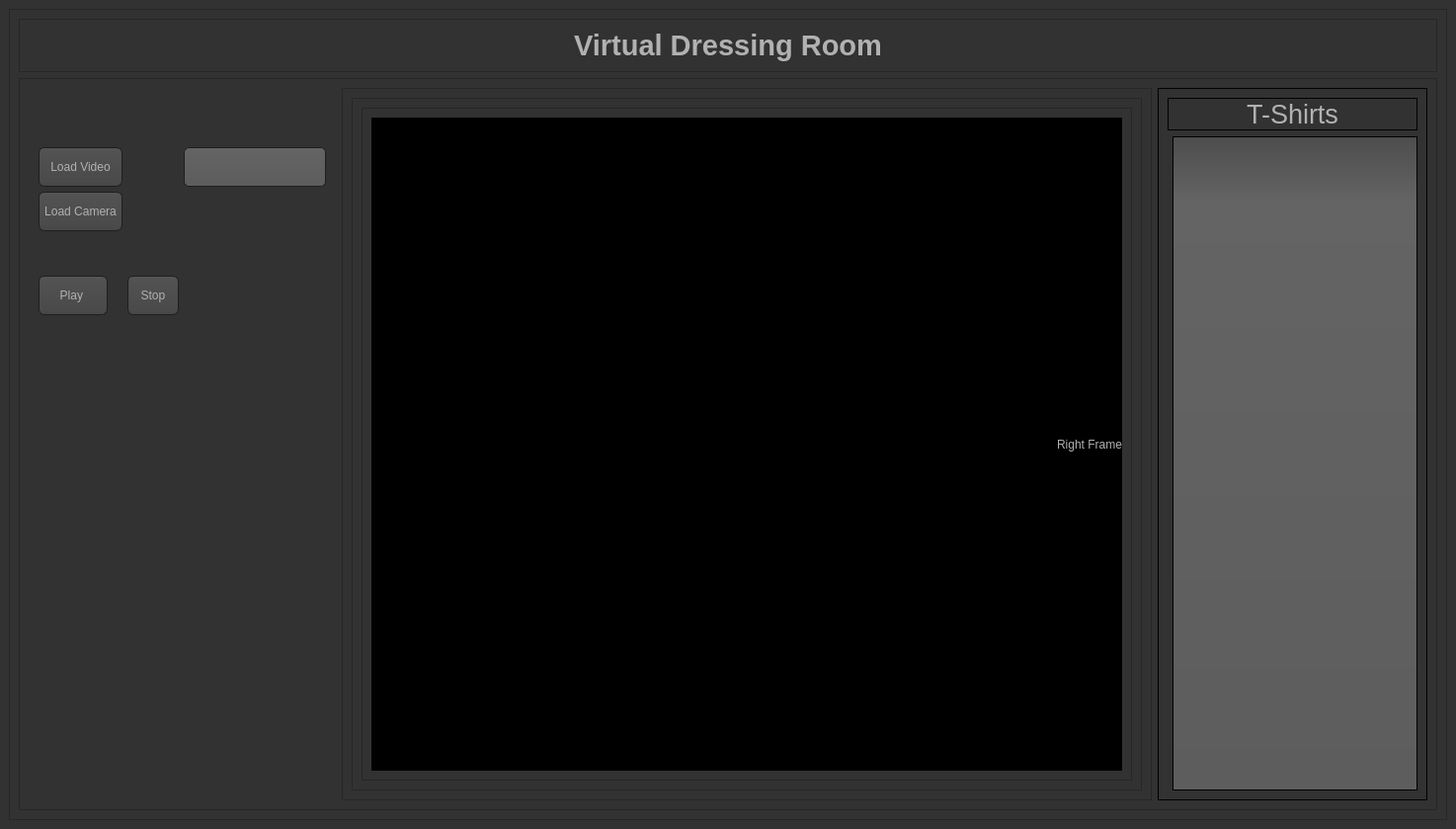
<?xml version="1.0" encoding="UTF-8"?>
<ui version="4.0">
 <class>MainWindow</class>
 <widget class="QMainWindow" name="MainWindow">
  <property name="geometry">
   <rect>
    <x>0</x>
    <y>0</y>
    <width>1474</width>
    <height>839</height>
   </rect>
  </property>
  <property name="windowTitle">
   <string>MainWindow</string>
  </property>
  <property name="styleSheet">
   <string notr="true">QToolTip
{
     border: 1px solid black;
     background-color: #ffa02f;
     padding: 1px;
     border-radius: 3px;
     opacity: 100;
}

QWidget
{
    color: #b1b1b1;
    background-color: #323232;
}

QTreeView, QListView
{
    background-color: silver;
    margin-left: 5px;
}

QWidget:item:hover
{
    background-color: QLinearGradient( x1: 0, y1: 0, x2: 0, y2: 1, stop: 0 #ffa02f, stop: 1 #ca0619);
    color: #000000;
}

QWidget:item:selected
{
    background-color: QLinearGradient( x1: 0, y1: 0, x2: 0, y2: 1, stop: 0 #ffa02f, stop: 1 #d7801a);
}

QMenuBar::item
{
    background: transparent;
}

QMenuBar::item:selected
{
    background: transparent;
    border: 1px solid #ffaa00;
}

QMenuBar::item:pressed
{
    background: #444;
    border: 1px solid #000;
    background-color: QLinearGradient(
        x1:0, y1:0,
        x2:0, y2:1,
        stop:1 #212121,
        stop:0.4 #343434/*,
        stop:0.2 #343434,
        stop:0.1 #ffaa00*/
    );
    margin-bottom:-1px;
    padding-bottom:1px;
}

QMenu
{
    border: 1px solid #000;
}

QMenu::item
{
    padding: 2px 20px 2px 20px;
}

QMenu::item:selected
{
    color: #000000;
}

QWidget:disabled
{
    color: #808080;
    background-color: #323232;
}

QAbstractItemView
{
    background-color: QLinearGradient( x1: 0, y1: 0, x2: 0, y2: 1, stop: 0 #4d4d4d, stop: 0.1 #646464, stop: 1 #5d5d5d);
}

QWidget:focus
{
    /*border: 1px solid darkgray;*/
}

QLineEdit
{
    background-color: QLinearGradient( x1: 0, y1: 0, x2: 0, y2: 1, stop: 0 #4d4d4d, stop: 0 #646464, stop: 1 #5d5d5d);
    padding: 1px;
    border-style: solid;
    border: 1px solid #1e1e1e;
    border-radius: 5;
}

QPushButton
{
    color: #b1b1b1;
    background-color: QLinearGradient( x1: 0, y1: 0, x2: 0, y2: 1, stop: 0 #565656, stop: 0.1 #525252, stop: 0.5 #4e4e4e, stop: 0.9 #4a4a4a, stop: 1 #464646);
    border-width: 1px;
    border-color: #1e1e1e;
    border-style: solid;
    border-radius: 6;
    padding: 3px;
    font-size: 12px;
    padding-left: 5px;
    padding-right: 5px;
    min-width: 40px;
}

QPushButton:pressed
{
    background-color: QLinearGradient( x1: 0, y1: 0, x2: 0, y2: 1, stop: 0 #2d2d2d, stop: 0.1 #2b2b2b, stop: 0.5 #292929, stop: 0.9 #282828, stop: 1 #252525);
}

QComboBox
{
    selection-background-color: #ffaa00;
    background-color: QLinearGradient( x1: 0, y1: 0, x2: 0, y2: 1, stop: 0 #565656, stop: 0.1 #525252, stop: 0.5 #4e4e4e, stop: 0.9 #4a4a4a, stop: 1 #464646);
    border-style: solid;
    border: 1px solid #1e1e1e;
    border-radius: 5;
}

QComboBox:hover,QPushButton:hover
{
    border: 2px solid QLinearGradient( x1: 0, y1: 0, x2: 0, y2: 1, stop: 0 #ffa02f, stop: 1 #d7801a);
}


QComboBox:on
{
    padding-top: 3px;
    padding-left: 4px;
    background-color: QLinearGradient( x1: 0, y1: 0, x2: 0, y2: 1, stop: 0 #2d2d2d, stop: 0.1 #2b2b2b, stop: 0.5 #292929, stop: 0.9 #282828, stop: 1 #252525);
    selection-background-color: #ffaa00;
}

QComboBox QAbstractItemView
{
    border: 2px solid darkgray;
    selection-background-color: QLinearGradient( x1: 0, y1: 0, x2: 0, y2: 1, stop: 0 #ffa02f, stop: 1 #d7801a);
}

QComboBox::drop-down
{
     subcontrol-origin: padding;
     subcontrol-position: top right;
     width: 15px;

     border-left-width: 0px;
     border-left-color: darkgray;
     border-left-style: solid; /* just a single line */
     border-top-right-radius: 3px; /* same radius as the QComboBox */
     border-bottom-right-radius: 3px;
 }

QComboBox::down-arrow
{
     image: url(:/dark_orange/img/down_arrow.png);
}

QGroupBox
{
    border: 1px solid darkgray;
    margin-top: 10px;
}

QGroupBox:focus
{
    border: 1px solid darkgray;
}

QTextEdit:focus
{
    border: 1px solid darkgray;
}

QScrollBar:horizontal {
     border: 1px solid #222222;
     background: QLinearGradient( x1: 0, y1: 0, x2: 0, y2: 1, stop: 0.0 #121212, stop: 0.2 #282828, stop: 1 #484848);
     height: 7px;
     margin: 0px 16px 0 16px;
}

QScrollBar::handle:horizontal
{
      background: QLinearGradient( x1: 0, y1: 0, x2: 1, y2: 0, stop: 0 #ffa02f, stop: 0.5 #d7801a, stop: 1 #ffa02f);
      min-height: 20px;
      border-radius: 2px;
}

QScrollBar::add-line:horizontal {
      border: 1px solid #1b1b19;
      border-radius: 2px;
      background: QLinearGradient( x1: 0, y1: 0, x2: 1, y2: 0, stop: 0 #ffa02f, stop: 1 #d7801a);
      width: 14px;
      subcontrol-position: right;
      subcontrol-origin: margin;
}

QScrollBar::sub-line:horizontal {
      border: 1px solid #1b1b19;
      border-radius: 2px;
      background: QLinearGradient( x1: 0, y1: 0, x2: 1, y2: 0, stop: 0 #ffa02f, stop: 1 #d7801a);
      width: 14px;
     subcontrol-position: left;
     subcontrol-origin: margin;
}

QScrollBar::right-arrow:horizontal, QScrollBar::left-arrow:horizontal
{
      border: 1px solid black;
      width: 1px;
      height: 1px;
      background: white;
}

QScrollBar::add-page:horizontal, QScrollBar::sub-page:horizontal
{
      background: none;
}

QScrollBar:vertical
{
      background: QLinearGradient( x1: 0, y1: 0, x2: 1, y2: 0, stop: 0.0 #121212, stop: 0.2 #282828, stop: 1 #484848);
      width: 7px;
      margin: 16px 0 16px 0;
      border: 1px solid #222222;
}

QScrollBar::handle:vertical
{
      background: QLinearGradient( x1: 0, y1: 0, x2: 0, y2: 1, stop: 0 #ffa02f, stop: 0.5 #d7801a, stop: 1 #ffa02f);
      min-height: 20px;
      border-radius: 2px;
}

QScrollBar::add-line:vertical
{
      border: 1px solid #1b1b19;
      border-radius: 2px;
      background: QLinearGradient( x1: 0, y1: 0, x2: 0, y2: 1, stop: 0 #ffa02f, stop: 1 #d7801a);
      height: 14px;
      subcontrol-position: bottom;
      subcontrol-origin: margin;
}

QScrollBar::sub-line:vertical
{
      border: 1px solid #1b1b19;
      border-radius: 2px;
      background: QLinearGradient( x1: 0, y1: 0, x2: 0, y2: 1, stop: 0 #d7801a, stop: 1 #ffa02f);
      height: 14px;
      subcontrol-position: top;
      subcontrol-origin: margin;
}

QScrollBar::up-arrow:vertical, QScrollBar::down-arrow:vertical
{
      border: 1px solid black;
      width: 1px;
      height: 1px;
      background: white;
}


QScrollBar::add-page:vertical, QScrollBar::sub-page:vertical
{
      background: none;
}

QTextEdit
{
    background-color: #242424;
}

QPlainTextEdit
{
    background-color: #242424;
}

QHeaderView::section
{
    background-color: QLinearGradient(x1:0, y1:0, x2:0, y2:1, stop:0 #616161, stop: 0.5 #505050, stop: 0.6 #434343, stop:1 #656565);
    color: white;
    padding-left: 4px;
    border: 1px solid #6c6c6c;
}

QCheckBox:disabled
{
color: #414141;
}

QDockWidget::title
{
    text-align: center;
    spacing: 3px; /* spacing between items in the tool bar */
    background-color: QLinearGradient(x1:0, y1:0, x2:0, y2:1, stop:0 #323232, stop: 0.5 #242424, stop:1 #323232);
}

QDockWidget::close-button, QDockWidget::float-button
{
    text-align: center;
    spacing: 1px; /* spacing between items in the tool bar */
    background-color: QLinearGradient(x1:0, y1:0, x2:0, y2:1, stop:0 #323232, stop: 0.5 #242424, stop:1 #323232);
}

QDockWidget::close-button:hover, QDockWidget::float-button:hover
{
    background: #242424;
}

QDockWidget::close-button:pressed, QDockWidget::float-button:pressed
{
    padding: 1px -1px -1px 1px;
}

QMainWindow::separator
{
    background-color: QLinearGradient(x1:0, y1:0, x2:0, y2:1, stop:0 #161616, stop: 0.5 #151515, stop: 0.6 #212121, stop:1 #343434);
    color: white;
    padding-left: 4px;
    border: 1px solid #4c4c4c;
    spacing: 3px; /* spacing between items in the tool bar */
}

QMainWindow::separator:hover
{

    background-color: QLinearGradient(x1:0, y1:0, x2:0, y2:1, stop:0 #d7801a, stop:0.5 #b56c17 stop:1 #ffa02f);
    color: white;
    padding-left: 4px;
    border: 1px solid #6c6c6c;
    spacing: 3px; /* spacing between items in the tool bar */
}

QToolBar::handle
{
     spacing: 3px; /* spacing between items in the tool bar */
     background: url(:/dark_orange/img/handle.png);
}

QMenu::separator
{
    height: 2px;
    background-color: QLinearGradient(x1:0, y1:0, x2:0, y2:1, stop:0 #161616, stop: 0.5 #151515, stop: 0.6 #212121, stop:1 #343434);
    color: white;
    padding-left: 4px;
    margin-left: 10px;
    margin-right: 5px;
}

QProgressBar
{
    border: 2px solid grey;
    border-radius: 5px;
    text-align: center;
}

QProgressBar::chunk
{
    background-color: #d7801a;
    width: 2.15px;
    margin: 0.5px;
}

QTabBar::tab {
    color: #b1b1b1;
    border: 1px solid #444;
    border-bottom-style: none;
    background-color: #323232;
    padding-left: 10px;
    padding-right: 10px;
    padding-top: 3px;
    padding-bottom: 2px;
    margin-right: -1px;
}

QTabWidget::pane {
    border: 1px solid #444;
    top: 1px;
}

QTabBar::tab:last
{
    margin-right: 0; /* the last selected tab has nothing to overlap with on the right */
    border-top-right-radius: 3px;
}

QTabBar::tab:first:!selected
{
 margin-left: 0px; /* the last selected tab has nothing to overlap with on the right */


    border-top-left-radius: 3px;
}

QTabBar::tab:!selected
{
    color: #b1b1b1;
    border-bottom-style: solid;
    margin-top: 3px;
    background-color: QLinearGradient(x1:0, y1:0, x2:0, y2:1, stop:1 #212121, stop:.4 #343434);
}

QTabBar::tab:selected
{
    border-top-left-radius: 3px;
    border-top-right-radius: 3px;
    margin-bottom: 0px;
}

QTabBar::tab:!selected:hover
{
    /*border-top: 2px solid #ffaa00;
    padding-bottom: 3px;*/
    border-top-left-radius: 3px;
    border-top-right-radius: 3px;
    background-color: QLinearGradient(x1:0, y1:0, x2:0, y2:1, stop:1 #212121, stop:0.4 #343434, stop:0.2 #343434, stop:0.1 #ffaa00);
}

QRadioButton::indicator:checked, QRadioButton::indicator:unchecked{
    color: #b1b1b1;
    background-color: #323232;
    border: 1px solid #b1b1b1;
    border-radius: 6px;
}

QRadioButton::indicator:checked
{
    background-color: qradialgradient(
        cx: 0.5, cy: 0.5,
        fx: 0.5, fy: 0.5,
        radius: 1.0,
        stop: 0.25 #ffaa00,
        stop: 0.3 #323232
    );
}

QCheckBox::indicator{
    color: #b1b1b1;
    background-color: #323232;
    border: 1px solid #b1b1b1;
    width: 9px;
    height: 9px;
}

QRadioButton::indicator
{
    border-radius: 6px;
}

QRadioButton::indicator:hover, QCheckBox::indicator:hover
{
    border: 1px solid #ffaa00;
}

QCheckBox::indicator:checked
{
    image:url(:/dark_orange/img/checkbox.png);
}

QCheckBox::indicator:disabled, QRadioButton::indicator:disabled
{
    border: 1px solid #444;
}


QSlider::groove:horizontal {
    border: 1px solid #3A3939;
    height: 8px;
    background: #201F1F;
    margin: 2px 0;
    border-radius: 2px;
}

QSlider::handle:horizontal {
    background: QLinearGradient( x1: 0, y1: 0, x2: 0, y2: 1,
      stop: 0.0 silver, stop: 0.2 #a8a8a8, stop: 1 #727272);
    border: 1px solid #3A3939;
    width: 14px;
    height: 14px;
    margin: -4px 0;
    border-radius: 2px;
}

QSlider::groove:vertical {
    border: 1px solid #3A3939;
    width: 8px;
    background: #201F1F;
    margin: 0 0px;
    border-radius: 2px;
}

QSlider::handle:vertical {
    background: QLinearGradient( x1: 0, y1: 0, x2: 0, y2: 1, stop: 0.0 silver,
      stop: 0.2 #a8a8a8, stop: 1 #727272);
    border: 1px solid #3A3939;
    width: 14px;
    height: 14px;
    margin: 0 -4px;
    border-radius: 2px;
}

QAbstractSpinBox {
    padding-top: 2px;
    padding-bottom: 2px;
    border: 1px solid darkgray;

    border-radius: 2px;
    min-width: 50px;
}


</string>
  </property>
  <widget class="QWidget" name="centralwidget">
   <layout class="QHBoxLayout" name="horizontalLayout">
    <item>
     <widget class="QFrame" name="frame">
      <property name="styleSheet">
       <string notr="true">QToolTip
{
     border: 1px solid black;
     background-color: #ffa02f;
     padding: 1px;
     border-radius: 3px;
     opacity: 100;
}

QWidget
{
    color: #b1b1b1;
    background-color: #323232;
}

QTreeView, QListView
{
    background-color: silver;
    margin-left: 5px;
}

QWidget:item:hover
{
    background-color: QLinearGradient( x1: 0, y1: 0, x2: 0, y2: 1, stop: 0 #ffa02f, stop: 1 #ca0619);
    color: #000000;
}

QWidget:item:selected
{
    background-color: QLinearGradient( x1: 0, y1: 0, x2: 0, y2: 1, stop: 0 #ffa02f, stop: 1 #d7801a);
}

QMenuBar::item
{
    background: transparent;
}

QMenuBar::item:selected
{
    background: transparent;
    border: 1px solid #ffaa00;
}

QMenuBar::item:pressed
{
    background: #444;
    border: 1px solid #000;
    background-color: QLinearGradient(
        x1:0, y1:0,
        x2:0, y2:1,
        stop:1 #212121,
        stop:0.4 #343434/*,
        stop:0.2 #343434,
        stop:0.1 #ffaa00*/
    );
    margin-bottom:-1px;
    padding-bottom:1px;
}

QMenu
{
    border: 1px solid #000;
}

QMenu::item
{
    padding: 2px 20px 2px 20px;
}

QMenu::item:selected
{
    color: #000000;
}

QWidget:disabled
{
    color: #808080;
    background-color: #323232;
}

QAbstractItemView
{
    background-color: QLinearGradient( x1: 0, y1: 0, x2: 0, y2: 1, stop: 0 #4d4d4d, stop: 0.1 #646464, stop: 1 #5d5d5d);
}

QWidget:focus
{
    /*border: 1px solid darkgray;*/
}

QLineEdit
{
    background-color: QLinearGradient( x1: 0, y1: 0, x2: 0, y2: 1, stop: 0 #4d4d4d, stop: 0 #646464, stop: 1 #5d5d5d);
    padding: 1px;
    border-style: solid;
    border: 1px solid #1e1e1e;
    border-radius: 5;
}

QPushButton
{
    color: #b1b1b1;
    background-color: QLinearGradient( x1: 0, y1: 0, x2: 0, y2: 1, stop: 0 #565656, stop: 0.1 #525252, stop: 0.5 #4e4e4e, stop: 0.9 #4a4a4a, stop: 1 #464646);
    border-width: 1px;
    border-color: #1e1e1e;
    border-style: solid;
    border-radius: 6;
    padding: 3px;
    font-size: 12px;
    padding-left: 5px;
    padding-right: 5px;
    min-width: 40px;
}

QPushButton:pressed
{
    background-color: QLinearGradient( x1: 0, y1: 0, x2: 0, y2: 1, stop: 0 #2d2d2d, stop: 0.1 #2b2b2b, stop: 0.5 #292929, stop: 0.9 #282828, stop: 1 #252525);
}

QComboBox
{
    selection-background-color: #ffaa00;
    background-color: QLinearGradient( x1: 0, y1: 0, x2: 0, y2: 1, stop: 0 #565656, stop: 0.1 #525252, stop: 0.5 #4e4e4e, stop: 0.9 #4a4a4a, stop: 1 #464646);
    border-style: solid;
    border: 1px solid #1e1e1e;
    border-radius: 5;
}

QComboBox:hover,QPushButton:hover
{
    border: 2px solid QLinearGradient( x1: 0, y1: 0, x2: 0, y2: 1, stop: 0 #ffa02f, stop: 1 #d7801a);
}


QComboBox:on
{
    padding-top: 3px;
    padding-left: 4px;
    background-color: QLinearGradient( x1: 0, y1: 0, x2: 0, y2: 1, stop: 0 #2d2d2d, stop: 0.1 #2b2b2b, stop: 0.5 #292929, stop: 0.9 #282828, stop: 1 #252525);
    selection-background-color: #ffaa00;
}

QComboBox QAbstractItemView
{
    border: 2px solid darkgray;
    selection-background-color: QLinearGradient( x1: 0, y1: 0, x2: 0, y2: 1, stop: 0 #ffa02f, stop: 1 #d7801a);
}

QComboBox::drop-down
{
     subcontrol-origin: padding;
     subcontrol-position: top right;
     width: 15px;

     border-left-width: 0px;
     border-left-color: darkgray;
     border-left-style: solid; /* just a single line */
     border-top-right-radius: 3px; /* same radius as the QComboBox */
     border-bottom-right-radius: 3px;
 }

QComboBox::down-arrow
{
     image: url(:/dark_orange/img/down_arrow.png);
}

QGroupBox
{
    border: 1px solid darkgray;
    margin-top: 10px;
}

QGroupBox:focus
{
    border: 1px solid darkgray;
}

QTextEdit:focus
{
    border: 1px solid darkgray;
}

QScrollBar:horizontal {
     border: 1px solid #222222;
     background: QLinearGradient( x1: 0, y1: 0, x2: 0, y2: 1, stop: 0.0 #121212, stop: 0.2 #282828, stop: 1 #484848);
     height: 7px;
     margin: 0px 16px 0 16px;
}

QScrollBar::handle:horizontal
{
      background: QLinearGradient( x1: 0, y1: 0, x2: 1, y2: 0, stop: 0 #ffa02f, stop: 0.5 #d7801a, stop: 1 #ffa02f);
      min-height: 20px;
      border-radius: 2px;
}

QScrollBar::add-line:horizontal {
      border: 1px solid #1b1b19;
      border-radius: 2px;
      background: QLinearGradient( x1: 0, y1: 0, x2: 1, y2: 0, stop: 0 #ffa02f, stop: 1 #d7801a);
      width: 14px;
      subcontrol-position: right;
      subcontrol-origin: margin;
}

QScrollBar::sub-line:horizontal {
      border: 1px solid #1b1b19;
      border-radius: 2px;
      background: QLinearGradient( x1: 0, y1: 0, x2: 1, y2: 0, stop: 0 #ffa02f, stop: 1 #d7801a);
      width: 14px;
     subcontrol-position: left;
     subcontrol-origin: margin;
}

QScrollBar::right-arrow:horizontal, QScrollBar::left-arrow:horizontal
{
      border: 1px solid black;
      width: 1px;
      height: 1px;
      background: white;
}

QScrollBar::add-page:horizontal, QScrollBar::sub-page:horizontal
{
      background: none;
}

QScrollBar:vertical
{
      background: QLinearGradient( x1: 0, y1: 0, x2: 1, y2: 0, stop: 0.0 #121212, stop: 0.2 #282828, stop: 1 #484848);
      width: 7px;
      margin: 16px 0 16px 0;
      border: 1px solid #222222;
}

QScrollBar::handle:vertical
{
      background: QLinearGradient( x1: 0, y1: 0, x2: 0, y2: 1, stop: 0 #ffa02f, stop: 0.5 #d7801a, stop: 1 #ffa02f);
      min-height: 20px;
      border-radius: 2px;
}

QScrollBar::add-line:vertical
{
      border: 1px solid #1b1b19;
      border-radius: 2px;
      background: QLinearGradient( x1: 0, y1: 0, x2: 0, y2: 1, stop: 0 #ffa02f, stop: 1 #d7801a);
      height: 14px;
      subcontrol-position: bottom;
      subcontrol-origin: margin;
}

QScrollBar::sub-line:vertical
{
      border: 1px solid #1b1b19;
      border-radius: 2px;
      background: QLinearGradient( x1: 0, y1: 0, x2: 0, y2: 1, stop: 0 #d7801a, stop: 1 #ffa02f);
      height: 14px;
      subcontrol-position: top;
      subcontrol-origin: margin;
}

QScrollBar::up-arrow:vertical, QScrollBar::down-arrow:vertical
{
      border: 1px solid black;
      width: 1px;
      height: 1px;
      background: white;
}


QScrollBar::add-page:vertical, QScrollBar::sub-page:vertical
{
      background: none;
}

QTextEdit
{
    background-color: #242424;
}

QPlainTextEdit
{
    background-color: #242424;
}

QHeaderView::section
{
    background-color: QLinearGradient(x1:0, y1:0, x2:0, y2:1, stop:0 #616161, stop: 0.5 #505050, stop: 0.6 #434343, stop:1 #656565);
    color: white;
    padding-left: 4px;
    border: 1px solid #6c6c6c;
}

QCheckBox:disabled
{
color: #414141;
}

QDockWidget::title
{
    text-align: center;
    spacing: 3px; /* spacing between items in the tool bar */
    background-color: QLinearGradient(x1:0, y1:0, x2:0, y2:1, stop:0 #323232, stop: 0.5 #242424, stop:1 #323232);
}

QDockWidget::close-button, QDockWidget::float-button
{
    text-align: center;
    spacing: 1px; /* spacing between items in the tool bar */
    background-color: QLinearGradient(x1:0, y1:0, x2:0, y2:1, stop:0 #323232, stop: 0.5 #242424, stop:1 #323232);
}

QDockWidget::close-button:hover, QDockWidget::float-button:hover
{
    background: #242424;
}

QDockWidget::close-button:pressed, QDockWidget::float-button:pressed
{
    padding: 1px -1px -1px 1px;
}

QMainWindow::separator
{
    background-color: QLinearGradient(x1:0, y1:0, x2:0, y2:1, stop:0 #161616, stop: 0.5 #151515, stop: 0.6 #212121, stop:1 #343434);
    color: white;
    padding-left: 4px;
    border: 1px solid #4c4c4c;
    spacing: 3px; /* spacing between items in the tool bar */
}

QMainWindow::separator:hover
{

    background-color: QLinearGradient(x1:0, y1:0, x2:0, y2:1, stop:0 #d7801a, stop:0.5 #b56c17 stop:1 #ffa02f);
    color: white;
    padding-left: 4px;
    border: 1px solid #6c6c6c;
    spacing: 3px; /* spacing between items in the tool bar */
}

QToolBar::handle
{
     spacing: 3px; /* spacing between items in the tool bar */
     background: url(:/dark_orange/img/handle.png);
}

QMenu::separator
{
    height: 2px;
    background-color: QLinearGradient(x1:0, y1:0, x2:0, y2:1, stop:0 #161616, stop: 0.5 #151515, stop: 0.6 #212121, stop:1 #343434);
    color: white;
    padding-left: 4px;
    margin-left: 10px;
    margin-right: 5px;
}

QProgressBar
{
    border: 2px solid grey;
    border-radius: 5px;
    text-align: center;
}

QProgressBar::chunk
{
    background-color: #d7801a;
    width: 2.15px;
    margin: 0.5px;
}

QTabBar::tab {
    color: #b1b1b1;
    border: 1px solid #444;
    border-bottom-style: none;
    background-color: #323232;
    padding-left: 10px;
    padding-right: 10px;
    padding-top: 3px;
    padding-bottom: 2px;
    margin-right: -1px;
}

QTabWidget::pane {
    border: 1px solid #444;
    top: 1px;
}

QTabBar::tab:last
{
    margin-right: 0; /* the last selected tab has nothing to overlap with on the right */
    border-top-right-radius: 3px;
}

QTabBar::tab:first:!selected
{
 margin-left: 0px; /* the last selected tab has nothing to overlap with on the right */


    border-top-left-radius: 3px;
}

QTabBar::tab:!selected
{
    color: #b1b1b1;
    border-bottom-style: solid;
    margin-top: 3px;
    background-color: QLinearGradient(x1:0, y1:0, x2:0, y2:1, stop:1 #212121, stop:.4 #343434);
}

QTabBar::tab:selected
{
    border-top-left-radius: 3px;
    border-top-right-radius: 3px;
    margin-bottom: 0px;
}

QTabBar::tab:!selected:hover
{
    /*border-top: 2px solid #ffaa00;
    padding-bottom: 3px;*/
    border-top-left-radius: 3px;
    border-top-right-radius: 3px;
    background-color: QLinearGradient(x1:0, y1:0, x2:0, y2:1, stop:1 #212121, stop:0.4 #343434, stop:0.2 #343434, stop:0.1 #ffaa00);
}

QRadioButton::indicator:checked, QRadioButton::indicator:unchecked{
    color: #b1b1b1;
    background-color: #323232;
    border: 1px solid #b1b1b1;
    border-radius: 6px;
}

QRadioButton::indicator:checked
{
    background-color: qradialgradient(
        cx: 0.5, cy: 0.5,
        fx: 0.5, fy: 0.5,
        radius: 1.0,
        stop: 0.25 #ffaa00,
        stop: 0.3 #323232
    );
}

QCheckBox::indicator{
    color: #b1b1b1;
    background-color: #323232;
    border: 1px solid #b1b1b1;
    width: 9px;
    height: 9px;
}

QRadioButton::indicator
{
    border-radius: 6px;
}

QRadioButton::indicator:hover, QCheckBox::indicator:hover
{
    border: 1px solid #ffaa00;
}

QCheckBox::indicator:checked
{
    image:url(:/dark_orange/img/checkbox.png);
}

QCheckBox::indicator:disabled, QRadioButton::indicator:disabled
{
    border: 1px solid #444;
}


QSlider::groove:horizontal {
    border: 1px solid #3A3939;
    height: 8px;
    background: #201F1F;
    margin: 2px 0;
    border-radius: 2px;
}

QSlider::handle:horizontal {
    background: QLinearGradient( x1: 0, y1: 0, x2: 0, y2: 1,
      stop: 0.0 silver, stop: 0.2 #a8a8a8, stop: 1 #727272);
    border: 1px solid #3A3939;
    width: 14px;
    height: 14px;
    margin: -4px 0;
    border-radius: 2px;
}

QSlider::groove:vertical {
    border: 1px solid #3A3939;
    width: 8px;
    background: #201F1F;
    margin: 0 0px;
    border-radius: 2px;
}

QSlider::handle:vertical {
    background: QLinearGradient( x1: 0, y1: 0, x2: 0, y2: 1, stop: 0.0 silver,
      stop: 0.2 #a8a8a8, stop: 1 #727272);
    border: 1px solid #3A3939;
    width: 14px;
    height: 14px;
    margin: 0 -4px;
    border-radius: 2px;
}

QAbstractSpinBox {
    padding-top: 2px;
    padding-bottom: 2px;
    border: 1px solid darkgray;

    border-radius: 2px;
    min-width: 50px;
}


</string>
      </property>
      <property name="frameShape">
       <enum>QFrame::StyledPanel</enum>
      </property>
      <property name="frameShadow">
       <enum>QFrame::Sunken</enum>
      </property>
      <property name="lineWidth">
       <number>2</number>
      </property>
      <layout class="QVBoxLayout" name="verticalLayout">
       <item>
        <widget class="QFrame" name="frame_2">
         <property name="maximumSize">
          <size>
           <width>16777215</width>
           <height>100</height>
          </size>
         </property>
         <property name="frameShape">
          <enum>QFrame::StyledPanel</enum>
         </property>
         <property name="frameShadow">
          <enum>QFrame::Sunken</enum>
         </property>
         <layout class="QGridLayout" name="gridLayout">
          <item row="0" column="0">
           <widget class="QLabel" name="label">
            <property name="font">
             <font>
              <family>Arial</family>
              <pointsize>22</pointsize>
              <weight>75</weight>
              <italic>false</italic>
              <bold>true</bold>
             </font>
            </property>
            <property name="frameShadow">
             <enum>QFrame::Plain</enum>
            </property>
            <property name="text">
             <string>Virtual Dressing Room</string>
            </property>
            <property name="alignment">
             <set>Qt::AlignCenter</set>
            </property>
            <property name="wordWrap">
             <bool>true</bool>
            </property>
           </widget>
          </item>
         </layout>
        </widget>
       </item>
       <item>
        <widget class="QFrame" name="frame_4">
         <property name="frameShape">
          <enum>QFrame::StyledPanel</enum>
         </property>
         <property name="frameShadow">
          <enum>QFrame::Raised</enum>
         </property>
         <layout class="QHBoxLayout" name="horizontalLayout_5">
          <item>
           <layout class="QGridLayout" name="gridLayout_2">
            <property name="sizeConstraint">
             <enum>QLayout::SetMinimumSize</enum>
            </property>
            <property name="leftMargin">
             <number>10</number>
            </property>
            <property name="topMargin">
             <number>10</number>
            </property>
            <property name="rightMargin">
             <number>10</number>
            </property>
            <property name="bottomMargin">
             <number>10</number>
            </property>
            <property name="spacing">
             <number>5</number>
            </property>
            <item row="0" column="0" colspan="3">
             <spacer name="verticalSpacer_2">
              <property name="orientation">
               <enum>Qt::Vertical</enum>
              </property>
              <property name="sizeType">
               <enum>QSizePolicy::Fixed</enum>
              </property>
              <property name="sizeHint" stdset="0">
               <size>
                <width>0</width>
                <height>50</height>
               </size>
              </property>
             </spacer>
            </item>
            <item row="2" column="0">
             <widget class="QPushButton" name="load_web_cam_button">
              <property name="minimumSize">
               <size>
                <width>52</width>
                <height>40</height>
               </size>
              </property>
              <property name="maximumSize">
               <size>
                <width>200</width>
                <height>40</height>
               </size>
              </property>
              <property name="text">
               <string>Load Camera</string>
              </property>
             </widget>
            </item>
            <item row="1" column="0">
             <widget class="QPushButton" name="load_video_button">
              <property name="enabled">
               <bool>true</bool>
              </property>
              <property name="minimumSize">
               <size>
                <width>100</width>
                <height>40</height>
               </size>
              </property>
              <property name="maximumSize">
               <size>
                <width>200</width>
                <height>40</height>
               </size>
              </property>
              <property name="font">
               <font>
                <pointsize>-1</pointsize>
               </font>
              </property>
              <property name="text">
               <string>Load Video</string>
              </property>
             </widget>
            </item>
            <item row="5" column="0">
             <widget class="QPushButton" name="video_play_button">
              <property name="minimumSize">
               <size>
                <width>40</width>
                <height>40</height>
               </size>
              </property>
              <property name="maximumSize">
               <size>
                <width>70</width>
                <height>16777215</height>
               </size>
              </property>
              <property name="text">
               <string>Play </string>
              </property>
             </widget>
            </item>
            <item row="8" column="0" colspan="3">
             <spacer name="verticalSpacer">
              <property name="orientation">
               <enum>Qt::Vertical</enum>
              </property>
              <property name="sizeHint" stdset="0">
               <size>
                <width>20</width>
                <height>40</height>
               </size>
              </property>
             </spacer>
            </item>
            <item row="3" column="0" colspan="3">
             <spacer name="verticalSpacer_3">
              <property name="orientation">
               <enum>Qt::Vertical</enum>
              </property>
              <property name="sizeType">
               <enum>QSizePolicy::Fixed</enum>
              </property>
              <property name="sizeHint" stdset="0">
               <size>
                <width>20</width>
                <height>40</height>
               </size>
              </property>
             </spacer>
            </item>
            <item row="1" column="2">
             <widget class="QLineEdit" name="video_path_label">
              <property name="maximumSize">
               <size>
                <width>500</width>
                <height>40</height>
               </size>
              </property>
              <property name="font">
               <font>
                <pointsize>12</pointsize>
               </font>
              </property>
             </widget>
            </item>
            <item row="5" column="1">
             <widget class="QPushButton" name="video_stop_button">
              <property name="minimumSize">
               <size>
                <width>70</width>
                <height>40</height>
               </size>
              </property>
              <property name="text">
               <string>Stop</string>
              </property>
             </widget>
            </item>
           </layout>
          </item>
          <item>
           <widget class="QFrame" name="frame_5">
            <property name="minimumSize">
             <size>
              <width>650</width>
              <height>100</height>
             </size>
            </property>
            <property name="frameShape">
             <enum>QFrame::StyledPanel</enum>
            </property>
            <property name="frameShadow">
             <enum>QFrame::Raised</enum>
            </property>
            <layout class="QVBoxLayout" name="verticalLayout_3">
             <item>
              <widget class="QFrame" name="frame_3">
               <property name="minimumSize">
                <size>
                 <width>800</width>
                 <height>0</height>
                </size>
               </property>
               <property name="frameShape">
                <enum>QFrame::StyledPanel</enum>
               </property>
               <property name="frameShadow">
                <enum>QFrame::Raised</enum>
               </property>
               <layout class="QVBoxLayout" name="verticalLayout_4">
                <item>
                 <widget class="QFrame" name="frame_8">
                  <property name="enabled">
                   <bool>true</bool>
                  </property>
                  <property name="minimumSize">
                   <size>
                    <width>0</width>
                    <height>480</height>
                   </size>
                  </property>
                  <property name="frameShape">
                   <enum>QFrame::StyledPanel</enum>
                  </property>
                  <property name="frameShadow">
                   <enum>QFrame::Raised</enum>
                  </property>
                  <layout class="QVBoxLayout" name="verticalLayout_5">
                   <item>
                    <widget class="QLabel" name="video_feed1">
                     <property name="enabled">
                      <bool>true</bool>
                     </property>
                     <property name="minimumSize">
                      <size>
                       <width>640</width>
                       <height>480</height>
                      </size>
                     </property>
                     <property name="styleSheet">
                      <string notr="true">background-color: rgb(0, 0, 0);</string>
                     </property>
                     <property name="text">
                      <string>Right Frame</string>
                     </property>
                     <property name="scaledContents">
                      <bool>true</bool>
                     </property>
                     <property name="alignment">
                      <set>Qt::AlignRight|Qt::AlignTrailing|Qt::AlignVCenter</set>
                     </property>
                    </widget>
                   </item>
                  </layout>
                 </widget>
                </item>
               </layout>
              </widget>
             </item>
            </layout>
           </widget>
          </item>
          <item>
           <widget class="QFrame" name="frame_6">
            <property name="sizePolicy">
             <sizepolicy hsizetype="Expanding" vsizetype="Expanding">
              <horstretch>1</horstretch>
              <verstretch>0</verstretch>
             </sizepolicy>
            </property>
            <property name="maximumSize">
             <size>
              <width>400</width>
              <height>16777215</height>
             </size>
            </property>
            <property name="autoFillBackground">
             <bool>false</bool>
            </property>
            <property name="styleSheet">
             <string notr="true">border: 1px solid black</string>
            </property>
            <property name="frameShape">
             <enum>QFrame::StyledPanel</enum>
            </property>
            <property name="frameShadow">
             <enum>QFrame::Raised</enum>
            </property>
            <layout class="QVBoxLayout" name="verticalLayout_2">
             <item>
              <widget class="QLabel" name="label_2">
               <property name="font">
                <font>
                 <family>MS UI Gothic</family>
                 <pointsize>20</pointsize>
                </font>
               </property>
               <property name="text">
                <string>T-Shirts</string>
               </property>
               <property name="alignment">
                <set>Qt::AlignCenter</set>
               </property>
              </widget>
             </item>
             <item>
              <widget class="QListWidget" name="image_feed">
               <property name="maximumSize">
                <size>
                 <width>10000</width>
                 <height>16777215</height>
                </size>
               </property>
               <property name="whatsThis">
                <string>&lt;html&gt;&lt;head/&gt;&lt;body&gt;&lt;p&gt;image_feed&lt;/p&gt;&lt;/body&gt;&lt;/html&gt;</string>
               </property>
               <property name="autoFillBackground">
                <bool>false</bool>
               </property>
               <property name="frameShape">
                <enum>QFrame::StyledPanel</enum>
               </property>
               <property name="frameShadow">
                <enum>QFrame::Sunken</enum>
               </property>
               <property name="iconSize">
                <size>
                 <width>180</width>
                 <height>250</height>
                </size>
               </property>
               <property name="flow">
                <enum>QListView::TopToBottom</enum>
               </property>
               <property name="isWrapping" stdset="0">
                <bool>false</bool>
               </property>
               <property name="resizeMode">
                <enum>QListView::Adjust</enum>
               </property>
               <property name="gridSize">
                <size>
                 <width>180</width>
                 <height>250</height>
                </size>
               </property>
               <property name="viewMode">
                <enum>QListView::ListMode</enum>
               </property>
               <property name="uniformItemSizes">
                <bool>true</bool>
               </property>
               <property name="batchSize">
                <number>500</number>
               </property>
              </widget>
             </item>
            </layout>
           </widget>
          </item>
         </layout>
        </widget>
       </item>
      </layout>
     </widget>
    </item>
   </layout>
  </widget>
 </widget>
 <resources/>
 <connections/>
</ui>
